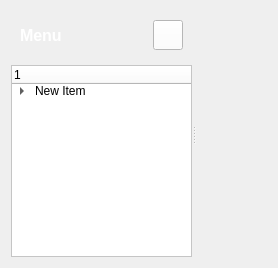
             <widget class="QWidget" name="savedGrocery">
              <layout class="QHBoxLayout" name="horizontalLayout_15">
               <item>
                <widget class="QSplitter" name="splitter_7">
                 <property name="orientation">
                  <enum>Qt::Horizontal</enum>
                 </property>
                 <widget class="QWidget" name="widget_109" native="true">
                  <property name="minimumSize">
                   <size>
                    <width>160</width>
                    <height>0</height>
                   </size>
                  </property>
                  <property name="maximumSize">
                   <size>
                    <width>197</width>
                    <height>16777215</height>
                   </size>
                  </property>
                  <layout class="QVBoxLayout" name="verticalLayout_38">
                   <item>
                    <widget class="QWidget" name="widget_110" native="true">
                     <layout class="QGridLayout" name="gridLayout_37">
                      <item row="0" column="0">
                       <widget class="QLabel" name="label_38">
                        <property name="font">
                         <font>
                          <pointsize>12</pointsize>
                          <weight>75</weight>
                          <bold>true</bold>
                         </font>
                        </property>
                        <property name="styleSheet">
                         <string notr="true">color: rgb(255, 255, 255);</string>
                        </property>
                        <property name="text">
                         <string>Menu</string>
                        </property>
                       </widget>
                      </item>
                      <item row="0" column="1">
                       <widget class="QPushButton" name="pushButton_29">
                        <property name="minimumSize">
                         <size>
                          <width>30</width>
                          <height>30</height>
                         </size>
                        </property>
                        <property name="maximumSize">
                         <size>
                          <width>30</width>
                          <height>30</height>
                         </size>
                        </property>
                        <property name="styleSheet">
                         <string notr="true">color: rgb(255, 255, 255);
background-color: rgb(255, 255, 255);</string>
                        </property>
                        <property name="text">
                         <string/>
                        </property>
                       </widget>
                      </item>
                     </layout>
                    </widget>
                   </item>
                   <item>
                    <widget class="QTreeWidget" name="treeWidget_17">
                     <property name="styleSheet">
                      <string notr="true">color: rgb(0, 0, 0);
background-color: rgb(255, 255, 255);</string>
                     </property>
                     <column>
                      <property name="text">
                       <string>1</string>
                      </property>
                     </column>
                     <item>
                      <property name="text">
                       <string>New Item</string>
                      </property>
                      <item>
                       <property name="text">
                        <string>New Subitem</string>
                       </property>
                      </item>
                      <item>
                       <property name="text">
                        <string>New Item</string>
                       </property>
                       <item>
                        <property name="text">
                         <string>New Subitem</string>
                        </property>
                       </item>
                       <item>
                        <property name="text">
                         <string>New Item</string>
                        </property>
                        <item>
                         <property name="text">
                          <string>New Subitem</string>
                         </property>
                        </item>
                        <item>
                         <property name="text">
                          <string>New Item</string>
                         </property>
                         <item>
                          <property name="text">
                           <string>New Subitem</string>
                          </property>
                         </item>
                        </item>
                       </item>
                      </item>
                     </item>
                    </widget>
                   </item>
                  </layout>
                 </widget>
                 <widget class="QWidget" name="widget_111" native="true"/>
                </widget>
               </item>
              </layout>
             </widget>
